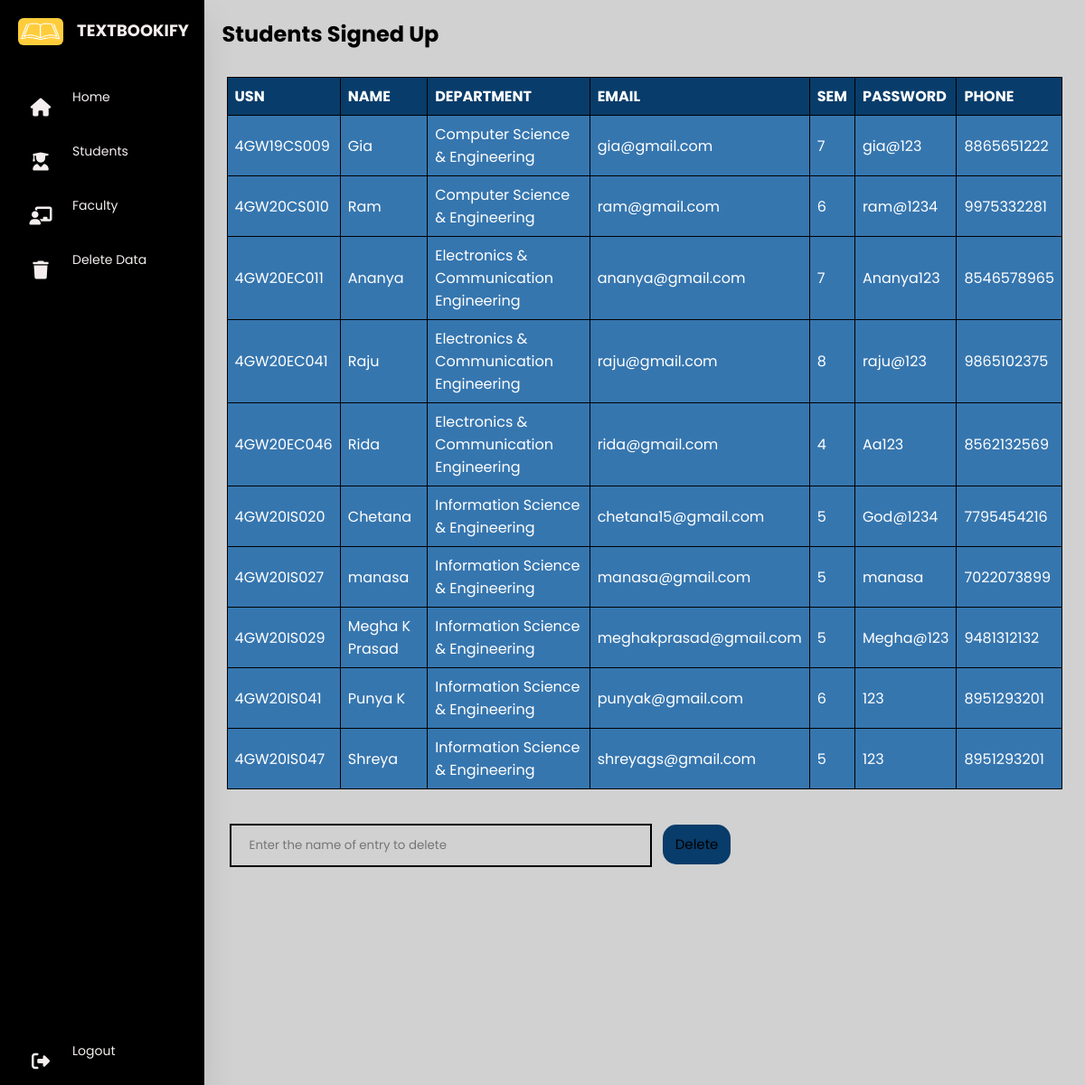
/Admin/Dashboard/stu.php, run on the app's committed database.
### tables this page shows
CREATE TABLE `student` (
  `stu_id` varchar(20) NOT NULL,
  `stu_name` varchar(50) NOT NULL,
  `stu_dept` varchar(60) NOT NULL,
  `stu_email` varchar(50) NOT NULL,
  `stu_sem` int(11) NOT NULL,
  `password` varchar(15) NOT NULL,
  `stu_phone` bigint(10) NOT NULL,
  `dept_id` int(11) NOT NULL
);

### Admin/Dashboard/stu.php (the view, shortened to what this page needs)
<?php
include "../../dbconnect.php";
?>
   <html>
    <head>
        <link rel="stylesheet" href="astyle.css" />
        <link rel="stylesheet" href="https://cdnjs.cloudflare.com/ajax/libs/font-awesome/6.2.1/css/all.min.css"/>
    </head>
    <body>
        <div class="container">
            <nav>
                <ul>
                    <li><a href="#" class="logo">
                    <img src="../../images/icon.png" alt="TextBookify">
                    <span class="nav-item">TextBookify</span>
                    </a></li>
                    <br>
                    <li><a href="adash.php">
                    <i class="fas fa-home"></i>
                    <span class="nav-item">Home</span>
                    </a></li>
                    <li><a href="stu.php">
                    <i class="fas fa-solid fa-user-graduate"></i>
                    <span class="nav-item">Students</span>
                    </a></li>
                    <li><a href="fac.php">
                    <i class="fas fa-solid fa-chalkboard-user"></i>
                    <span class="nav-item">Faculty</span>
                    </a></li>
                    <li><a href="delete.php">
                    <i class="fas fa-solid fa-trash"></i>
                    <span class="nav-item">Delete Data</span>
                    </a></li>
                    <li><a href="../adlogin/logout.php" class="logout">
                    <i class="fas fa-sign-out-alt"></i>
                    <span class="nav-item">Logout</span>
                    </a></li>
                </ul>
            </nav>
            <section class="main">
                <div class="main-top">
                    <h1 style="color:black">Students Signed Up</h1><br>
                </div>
<table border="5px" align="center" cellpadding="10px" background=""  style="color:white;">
  <tr>
    <th>USN</th>
    <th>NAME</th>
    <th>DEPARTMENT</th>
    <th>EMAIL</th>
    <th>SEM</th>
    <th>PASSWORD</th>
    <th>PHONE</th>
  </tr>
<?php
$sql = "SELECT * FROM student";
$result = mysqli_query($conn, $sql);
if (mysqli_num_rows($result) > 0) {
while($row = mysqli_fetch_assoc($result)) {
  echo "<tr> <td>".$row['stu_id']."</td><td>".$row['stu_name']."</td><td>".$row['stu_dept']."</td><td>".$row['stu_email']."</td><td>".$row['stu_sem']."</td><td>".$row['password']."</td><td>".$row['stu_phone']."</td></tr>";
}
?>
</table>
<form action="studelete.php" method="post">
    <br>
<input  id="dbutton" type="text" name="t1" placeholder="Enter the name of entry to delete" required>
    <input  style="width:75px;height:44px;cursor:pointer;border-radius:15px;
border: 3px   black;background-color:#083C6A;font-size:15px;"type="submit" value="Delete">
</form>
                </div>
    </body>
</html>
<?php
} else {
  echo "0 results";
}
?>

### Admin/Dashboard/astyle.css (style rules this page uses)
* { margin:0; padding:0; outline:none; border:none; text-decoration:none; box-sizing: border-box; font-family: "Poppins",sans-serif; }
body { background: rgba(205, 205, 205, 0.9); color: white; }
.container { display: flex; }
nav { position: relative; top: 0; bottom: 0; height: 150vh; left: 0; background: black; width: 280px; overflow: hidden; box-shadow: 0 20px 35px rgba(0,0,0,0.1); }
.logo { text-align: center; display: flex; margin: 10px 0 0 10px; }
.logo img { width: 50px; height: 30px; border-radius: 6px; }
.logo span { font-weight:bold; padding-left: 15px; font-size: 18px; text-transform: uppercase; }
a { position: relative; color: rgb(244, 238, 238); font-size: 14px; display: table; width: 280px; padding: 10px; }
nav .fas { position: relative; width: 70px; height: 40px; top: 14px; font-size: 20px; text-align: center; }
.logout { position: absolute; bottom: 0; }
.main { position: relative; padding: 20px; width: 100%; }
table { font-family: arial, sans-serif; border-collapse: collapse; width: auto; margin:5px ; background:#3676AF; }
td, th { border: 1px solid black; text-align: left; padding: 8px; }
th { background-color:#083C6A; }
input[type=text] { width: 50%; padding: 12px 20px; margin:8px ; border: 2px solid black; background:transparent; }

### data on the page
student: stu_id "4GW19CS009", stu_name "Gia", stu_dept "Computer Science & Engineering", stu_email "gia@gmail.com", stu_sem "7", password "gia@123", stu_phone "8865651222"
student: stu_id "4GW20CS010", stu_name "Ram", stu_dept "Computer Science & Engineering", stu_email "ram@gmail.com", stu_sem "6", password "ram@1234", stu_phone "9975332281"
student: stu_id "4GW20EC011", stu_name "Ananya", stu_dept "Electronics & Communication Engineering", stu_email "ananya@gmail.com", stu_sem "7", password "Ananya123", stu_phone "8546578965"
student: stu_id "4GW20EC041", stu_name "Raju", stu_dept "Electronics & Communication Engineering", stu_email "raju@gmail.com", stu_sem "8", password "raju@123", stu_phone "9865102375"
student: stu_id "4GW20EC046", stu_name "Rida", stu_dept "Electronics & Communication Engineering", stu_email "rida@gmail.com", stu_sem "4", password "Aa123", stu_phone "8562132569"
student: stu_id "4GW20IS020", stu_name "Chetana", stu_dept "Information Science & Engineering", stu_email "chetana15@gmail.com", stu_sem "5", password "God@1234", stu_phone "7795454216"
student: stu_id "4GW20IS027", stu_name "manasa", stu_dept "Information Science & Engineering", stu_email "manasa@gmail.com", stu_sem "5", password "manasa", stu_phone "7022073899"
student: stu_id "4GW20IS029", stu_name "Megha K Prasad", stu_dept "Information Science & Engineering", stu_email "meghakprasad@gmail.com", stu_sem "5", password "Megha@123", stu_phone "9481312132"
student: stu_id "4GW20IS041", stu_name "Punya K", stu_dept "Information Science & Engineering", stu_email "punyak@gmail.com", stu_sem "6", password "123", stu_phone "8951293201"
student: stu_id "4GW20IS047", stu_name "Shreya", stu_dept "Information Science & Engineering", stu_email "shreyags@gmail.com", stu_sem "5", password "123", stu_phone "8951293201"
